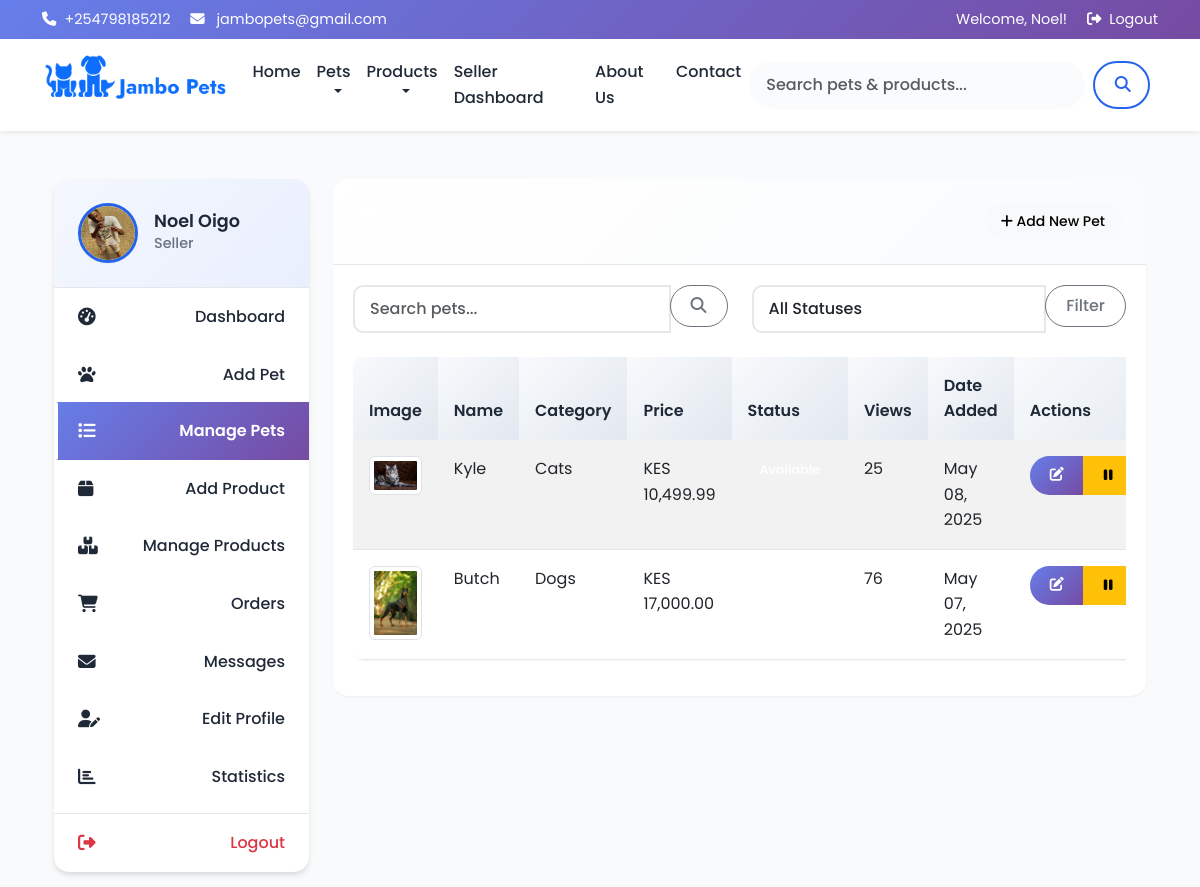
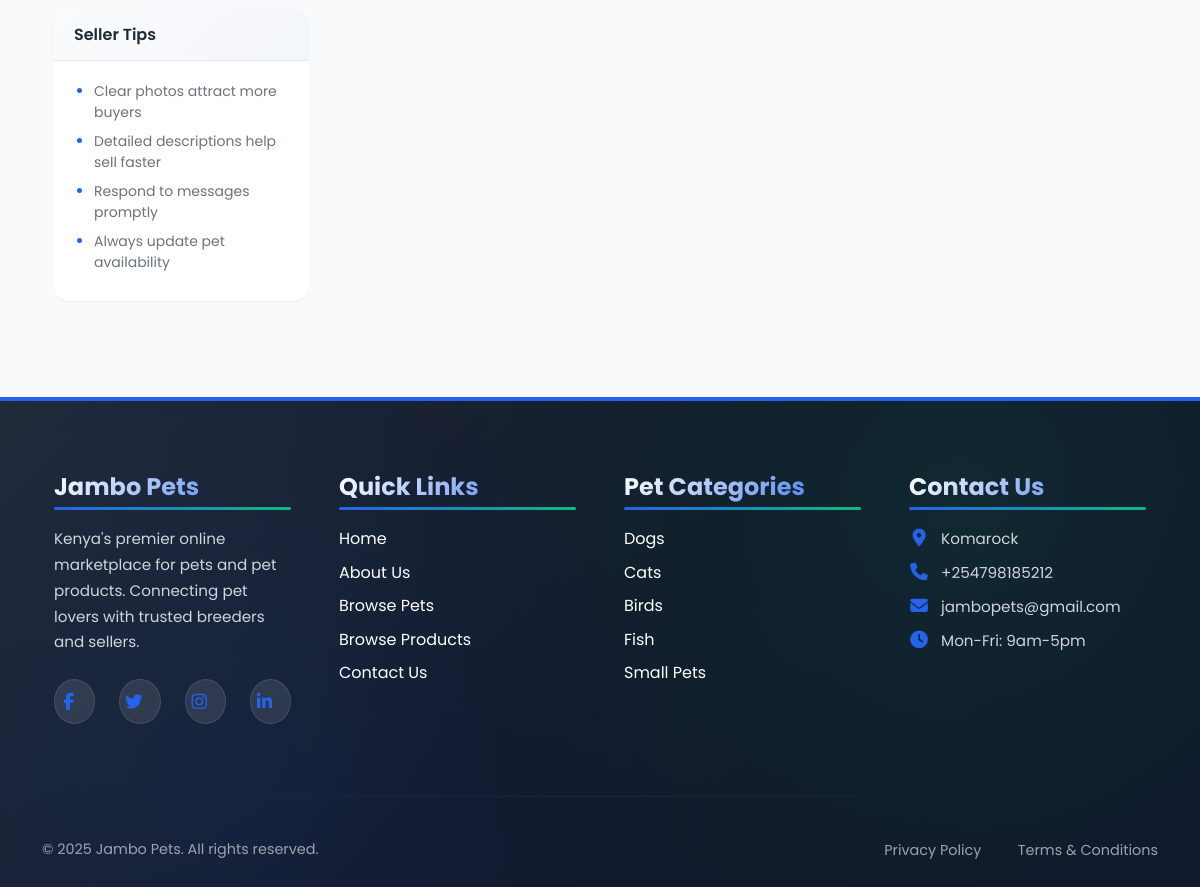
The app's page /seller/manage_pets.php (signed in) with its own data (2 pictures, top to bottom).
### tables this page shows
CREATE TABLE `users` (
  `user_id` int(11) NOT NULL,
  `email` varchar(100) NOT NULL,
  `password` varchar(255) NOT NULL,
  `first_name` varchar(50) NOT NULL,
  `last_name` varchar(50) NOT NULL,
  `phone` varchar(15) NOT NULL,
  `user_type` enum('buyer','seller','admin') NOT NULL,
  `profile_image` varchar(255) DEFAULT NULL,
  `county` varchar(50) DEFAULT NULL,
  `address` text DEFAULT NULL,
  `created_at` timestamp NOT NULL DEFAULT current_timestamp(),
  `updated_at` timestamp NOT NULL DEFAULT current_timestamp() ON UPDATE current_timestamp(),
  `status` enum('active','inactive','suspended') DEFAULT 'active'
);

CREATE TABLE `pets` (
  `pet_id` int(11) NOT NULL,
  `seller_id` int(11) NOT NULL,
  `category_id` int(11) NOT NULL,
  `name` varchar(100) NOT NULL,
  `breed` varchar(100) DEFAULT NULL,
  `age` varchar(50) DEFAULT NULL,
  `gender` enum('male','female','unknown') DEFAULT NULL,
  `description` text DEFAULT NULL,
  `price` decimal(10,2) NOT NULL,
  `quantity` int(11) DEFAULT 1,
  `status` enum('available','sold','pending','inactive') DEFAULT 'available',
  `featured` tinyint(1) DEFAULT 0,
  `created_at` timestamp NOT NULL DEFAULT current_timestamp(),
  `updated_at` timestamp NOT NULL DEFAULT current_timestamp() ON UPDATE current_timestamp(),
  `approval_status` enum('pending','approved','rejected') DEFAULT 'pending',
  `views` int(11) DEFAULT 0
);

CREATE TABLE `categories` (
  `category_id` int(11) NOT NULL,
  `name` varchar(50) NOT NULL,
  `description` text DEFAULT NULL,
  `parent_id` int(11) DEFAULT NULL,
  `image` varchar(255) DEFAULT NULL,
  `is_active` tinyint(1) DEFAULT 1
);

### seller/manage_pets.php (the view, shortened to what this page needs)
<?php
require_once '../includes/functions.php';
$user_id = $_SESSION['user_id'];
$sql = "SELECT seller_id FROM seller_profiles WHERE user_id = ?";
$stmt = $conn->prepare($sql);
$stmt->bind_param("i", $user_id);
$stmt->execute();
$result = $stmt->get_result();
$seller = $result->fetch_assoc();
$seller_id = $seller['seller_id'];
$page = isset($_GET['page']) ? (int)$_GET['page'] : 1;
$limit = 10;
$offset = ($page - 1) * $limit;
$search = isset($_GET['search']) ? $_GET['search'] : '';
$query = "SELECT p.*, c.name as category_name,
          (SELECT image_path FROM images WHERE item_type = 'pet' AND item_id = p.pet_id AND is_primary = 1 LIMIT 1) as image
          FROM pets p
          LEFT JOIN categories c ON p.category_id = c.category_id
          WHERE p.seller_id = ?";
$params = [$seller_id];
$param_types = "i";
$query .= " ORDER BY p.created_at DESC LIMIT ?, ?";
$params[] = $offset;
$params[] = $limit;
$param_types .= "ii";
$stmt = $conn->prepare($query);
$stmt->bind_param($param_types, ...$params);
$stmt->execute();
$pets = $stmt->get_result();
include_once '../includes/header.php';
?>
<div class="container mt-4">
    <div class="row">
        <div class="col-md-3">
            <?php include_once 'seller_sidebar.php'; ?>
        </div>
        <div class="col-md-9">
            <div class="card mb-4">
                <div class="card-header bg-primary text-white d-flex justify-content-between align-items-center">
                    <h4>Manage Pet Listings</h4>
                    <a href="add_pet.php" class="btn btn-light btn-sm">
                        <i class="fas fa-plus"></i> Add New Pet
                    </a>
                </div>
                <div class="card-body">
                    <form method="GET" action="<?php echo htmlspecialchars($_SERVER['PHP_SELF']); ?>" class="mb-4">
                        <div class="row">
                            <div class="col-md-6">
                                <div class="input-group">
                                    <input type="text" class="form-control" placeholder="Search pets..." name="search" value="<?php echo htmlspecialchars($search); ?>">
                                    <div class="input-group-append">
                                        <button class="btn btn-outline-secondary" type="submit">
                                            <i class="fas fa-search"></i>
                                        </button>
                                    </div>
                                </div>
                            </div>
                            <div class="col-md-6">
                                <div class="input-group">
                                    <select name="status" class="form-control">
                                        <option value="">All Statuses</option>
                                    </select>
                                    <div class="input-group-append">
                                        <button class="btn btn-outline-secondary" type="submit">Filter</button>
                                    </div>
                                </div>
                            </div>
                        </div>
                    </form>
                    <?php if ($pets->num_rows > 0): ?>
                        <div class="table-responsive">
                            <table class="table table-striped table-hover">
                                <thead>
                                    <tr>
                                        <th>Image</th>
                                        <th>Name</th>
                                        <th>Category</th>
                                        <th>Price</th>
                                        <th>Status</th>
                                        <th>Views</th>
                                        <th>Date Added</th>
                                        <th>Actions</th>
                                    </tr>
                                </thead>
                                <tbody>
                                    <?php while ($pet = $pets->fetch_assoc()): ?>
                                        <tr>
                                            <td>
                                                <?php if (!empty($pet['image'])): ?>
                                                    <img src="../<?php echo $pet['image']; ?>" alt="<?php echo $pet['name']; ?>" class="img-thumbnail" style="width: 60px;">
                                                <?php else: ?>
                                                    <img src="../uploads/placeholder.jpg" alt="No Image" class="img-thumbnail" style="width: 60px;">
                                                <?php endif; ?>
                                            </td>
                                            <td><?php echo htmlspecialchars($pet['name']); ?></td>
                                            <td><?php echo htmlspecialchars($pet['category_name']); ?></td>
                                            <td>KES <?php echo number_format($pet['price'], 2); ?></td>
                                            <td>
                                                <span class="badge badge-<?php
                                                    switch ($pet['status']) {
                                                        case 'available': echo 'success'; break;
                                                    }
                                                ?>">
                                                </span>
                                            </td>
                                            <td><?php echo $pet['views']; ?></td>
                                            <td><?php echo date('M d, Y', strtotime($pet['created_at'])); ?></td>
                                            <td>
                                                <div class="btn-group btn-group-sm">
                                                    <a href="edit_pet.php?id=<?php echo $pet['pet_id']; ?>" class="btn btn-primary" title="Edit">
                                                        <i class="fas fa-edit"></i>
                                                    </a>
                                                    <?php if ($pet['status'] == 'available' || $pet['status'] == 'pending'): ?>
                                                        <a href="<?php echo htmlspecialchars($_SERVER['PHP_SELF']); ?>?action=deactivate&pet_id=<?php echo $pet['pet_id']; ?>"
                                                           class="btn btn-warning" title="Deactivate"
                                                           onclick="return confirm('Are you sure you want to deactivate this pet listing?');">
                                                            <i class="fas fa-pause"></i>
                                                        </a>
                                                    <?php endif; ?>
                                                </div>
                                            </td>
                                        </tr>
                                    <?php endwhile; ?>
                                </tbody>
                            </table>
                        </div>
                    <?php endif; ?>
                </div>
            </div>
        </div>
    </div>
</div>
<?php include_once '../includes/footer.php'; ?>

### seller/seller_sidebar.php (shortened to what this page needs)
<div class="list-group mb-4">
<div class="d-flex align-items-center mb-4">
    <?php if (!empty($user['profile_image'])): ?>
        <img src="<?php echo BASE_URL . 'uploads/' . $user['profile_image']; ?>"
             alt="Profile"
             class="rounded-circle me-3 profile-img-clickable"
             width="60"
             height="60"
             onclick="openLightbox('<?php echo BASE_URL . 'uploads/' . $user['profile_image']; ?>', '<?php echo htmlspecialchars($user['first_name'] . ' ' . $user['last_name'], ENT_QUOTES); ?>')">
    <?php else: ?>
        <div class="bg-primary text-white rounded-circle d-flex align-items-center justify-content-center me-3" style="width: 60px; height: 60px;">
            <?php echo strtoupper(substr($user['first_name'], 0, 1) . substr($user['last_name'], 0, 1)); ?>
        </div>
    <?php endif; ?>
    <div>
        <h5 class="mb-0"><?php echo $user['first_name'] . ' ' . $user['last_name']; ?></h5>
        <p class="text-muted mb-0">Seller</p>
    </div>
</div>
    <a href="dashboard.php" class="list-group-item list-group-item-action <?php echo (basename($_SERVER['PHP_SELF']) == 'dashboard.php') ? 'active' : ''; ?>">
        <i class="fas fa-tachometer-alt mr-2"></i> Dashboard
    </a>
    <a href="add_pet.php" class="list-group-item list-group-item-action <?php echo (basename($_SERVER['PHP_SELF']) == 'add_pet.php') ? 'active' : ''; ?>">
        <i class="fas fa-paw mr-2"></i> Add Pet
    </a>
    <a href="manage_pets.php" class="list-group-item list-group-item-action <?php echo (basename($_SERVER['PHP_SELF']) == 'manage_pets.php') ? 'active' : ''; ?>">
        <i class="fas fa-list mr-2"></i> Manage Pets
    </a>
    <a href="add_product.php" class="list-group-item list-group-item-action <?php echo (basename($_SERVER['PHP_SELF']) == 'add_product.php') ? 'active' : ''; ?>">
        <i class="fas fa-box mr-2"></i> Add Product
    </a>
    <a href="manage_products.php" class="list-group-item list-group-item-action <?php echo (basename($_SERVER['PHP_SELF']) == 'manage_products.php') ? 'active' : ''; ?>">
        <i class="fas fa-boxes mr-2"></i> Manage Products
    </a>
    <a href="orders.php" class="list-group-item list-group-item-action <?php echo (basename($_SERVER['PHP_SELF']) == 'orders.php') ? 'active' : ''; ?>">
        <i class="fas fa-shopping-cart mr-2"></i> Orders
    </a>
    <a href="messages.php" class="list-group-item list-group-item-action <?php echo (basename($_SERVER['PHP_SELF']) == 'messages.php') ? 'active' : ''; ?>">
        <i class="fas fa-envelope mr-2"></i> Messages
    </a>
    <a href="profile.php" class="list-group-item list-group-item-action <?php echo (basename($_SERVER['PHP_SELF']) == 'profile.php') ? 'active' : ''; ?>">
        <i class="fas fa-user-edit mr-2"></i> Edit Profile
    </a>
    <a href="stats.php" class="list-group-item list-group-item-action <?php echo (basename($_SERVER['PHP_SELF']) == 'stats.php') ? 'active' : ''; ?>">
        <i class="fas fa-chart-bar mr-2"></i> Statistics
    </a>
    <a href="../auth/logout.php" class="list-group-item list-group-item-action text-danger">
        <i class="fas fa-sign-out-alt mr-2"></i> Logout
    </a>
</div>
<div class="card mb-4">
    <div class="card-header bg-light">
        <h5>Seller Tips</h5>
    </div>
    <div class="card-body">
        <ul class="small">
            <li>Clear photos attract more buyers</li>
            <li>Detailed descriptions help sell faster</li>
            <li>Respond to messages promptly</li>
            <li>Always update pet availability</li>
        </ul>
    </div>
</div>

### assets/css/style.css (style rules this page uses)
:root { --primary-color: #2563eb; --primary-dark: #1d4ed8; --primary-light: #3b82f6; --secondary-color: #10b981; --secondary-dark: #059669; --accent-color: #f59e0b; --text-dark: #1f2937; --text-light: #6b7280; --bg-light: #f8fafc; --bg-white: #ffffff; --border-color: #e5e7eb; --shadow-sm: 0 1px 2px 0 rgba(0, 0, 0, 0.05); --shadow-md: 0 4px 6px -1px rgba(0, 0, 0, 0.1), 0 2px 4px -1px rgba(0, 0, 0, 0.06); --shadow-lg: 0 10px 15px -3px rgba(0, 0, 0, 0.1), 0 4px 6px -2px rgba(0, 0, 0, 0.05); --shadow-xl: 0 20px 25px -5px rgba(0, 0, 0, 0.1), 0 10px 10px -5px rgba(0, 0, 0, 0.04); --gradient-primary: linear-gradient(135deg, #667eea 0%, #764ba2 100%); --gradient-secondary: linear-gradient(135deg, #f093fb 0%, #f5576c 100%); --gradient-accent: linear-gradient(135deg, #4facfe 0%, #00f2fe 100%); }
* { box-sizing: border-box; }
body { font-family: 'Poppins', sans-serif; line-height: 1.6; color: var(--text-dark); background-color: var(--bg-light); margin: 0; padding: 0; }
h1, h2, h3, h4, h5, h6 { font-weight: 600; line-height: 1.2; margin-bottom: 1rem; }
.card-header h2, .card-header h5, .card-body h2 { color: var(--text-dark); position: relative; }
.card { border: none; border-radius: 15px; overflow: hidden; transition: all 0.3s ease; background: var(--bg-white); box-shadow: var(--shadow-sm); margin-bottom: 1.5rem; }
.rounded-circle { transition: all 0.3s ease; }
.btn { font-weight: 500; border-radius: 25px; padding: 8px 20px; transition: all 0.3s ease; text-decoration: none; display: inline-block; position: relative; overflow: hidden; }
.btn::before { content: ''; position: absolute; top: 0; left: -100%; width: 100%; height: 100%; background: linear-gradient(90deg, transparent, rgba(255, 255, 255, 0.2), transparent); transition: left 0.5s; }
.btn-primary { background: var(--gradient-primary); border: none; color: white; }
.btn-sm { padding: 6px 16px; font-size: 0.875rem; border-radius: 20px; }
.table { background: white; border-radius: 10px; overflow: hidden; box-shadow: var(--shadow-sm); }
.table th { background: linear-gradient(135deg, #f8fafc, #e2e8f0); color: var(--text-dark); font-weight: 600; border: none; padding: 1rem; }
.table td { padding: 1rem; border: none; border-bottom: 1px solid var(--border-color); }
.table tbody tr { transition: all 0.3s ease; }
.badge { border-radius: 20px; padding: 6px 12px; font-weight: 500; font-size: 0.8rem; }
.card-body { padding: 1.5rem; position: relative; z-index: 2; }
.form-select, .form-control { border-radius: 10px; border: 2px solid var(--border-color); padding: 10px 15px; font-weight: 500; transition: all 0.3s ease; background: white; }
.card-header { background: linear-gradient(135deg, rgba(255, 255, 255, 0.9), rgba(248, 250, 252, 0.9)) !important; border-bottom: 1px solid var(--border-color) !important; border-radius: 15px 15px 0 0 !important; padding: 1.25rem 1.5rem; }
.card-header h5 { color: var(--text-dark); font-weight: 600; margin: 0; }
.card { animation: fadeInUp 0.6s ease-out forwards; }
.card:nth-child(1) { animation-delay: 0.1s; }
.card:nth-child(3) { animation-delay: 0.3s; }
.text-muted { color: var(--text-light) !important; }
.bg-primary .text-white, .bg-primary h1, .bg-primary h2, .bg-primary h3, .bg-primary h4, .bg-primary h5, .bg-primary h6, .bg-primary p { color: white !important; }
.row { margin-left: -0.75rem; margin-right: -0.75rem; }
.row > * { padding-left: 0.75rem; padding-right: 0.75rem; }

### includes/header.php (style rules this page uses)
.profile-img-clickable { cursor: pointer; transition: transform 0.2s ease; }

### records on screen
users: profile_image (picture), first_name "Noel", last_name "Oigo"
pets: shows a picture, name "Kyle", category.name "Cats", price "10,499.99", views "25", created_at "May 08, 2025"
pets: shows a picture, name "Butch", category.name "Dogs", price "17,000.00", views "76", created_at "May 07, 2025"

### other values on screen
$contactPhone "+254798185212"
$contactEmail "jambopets@gmail.com"
$userName "Noel"
$contactAddress "Komarock"
